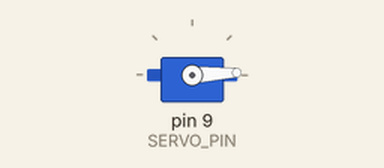
Simulated run of this sketch. Board: Arduino Uno, built with avr-gcc and run on an emulated ATmega328P. On the bench: servo.

Above: at 0.05 s.
At 0.75 s:
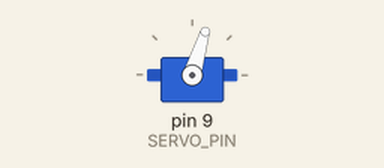
At 1.85 s:
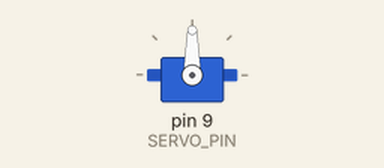
At 3.65 s:
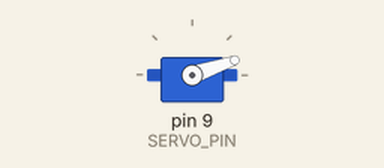
Timing chart, 0 to 7.6 s (numbered marks = the images above):
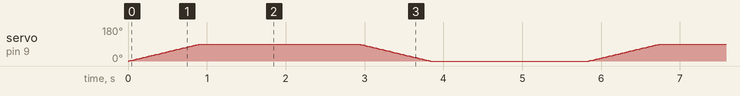

The sketch:

servoMotor.ino
```cpp
/*
Circuit

              |---> 5v
              |
Servo Motor --|---> 9
              |
              |---> GND
*/

#include <Servo.h>

Servo servoMotor;
bool open = false;
const int SERVO_PIN = 9;

void setup()
{
	servoMotor.attach(SERVO_PIN);
	Serial.begin(9600);
}

void loop()
{
	/*
	if(!open)
		servo.write(90);
	else
		servo.write(0);

	open = !open;
	delay(2000);
	*/

	if(!open)
	{
		for(int i = 0 ; i <= 90 ; i++)
		{
			servoMotor.write(i);
			delay(10);
		}
	}

	else
	{
		for(int i = 90 ; i >= 0 ; i--)
		{
			servoMotor.write(i);
			delay(10);
		}
	}

	open = !open;
	delay(2000);
}
```
